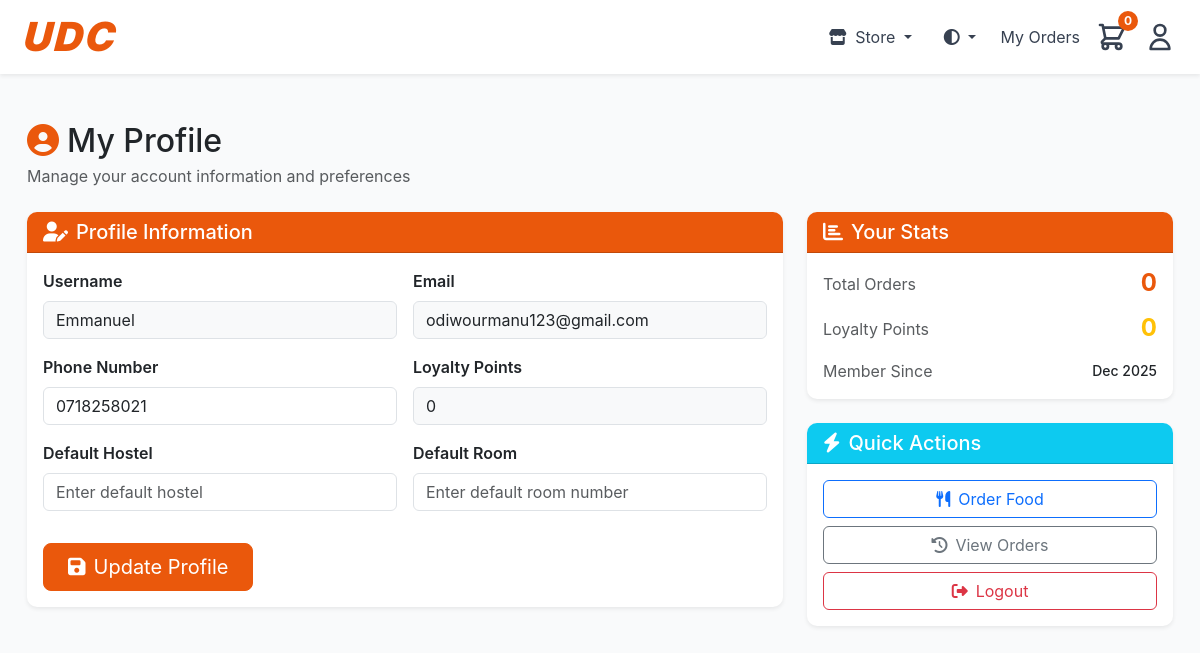
The page /profile/ (signed in) on the database as committed earlier.
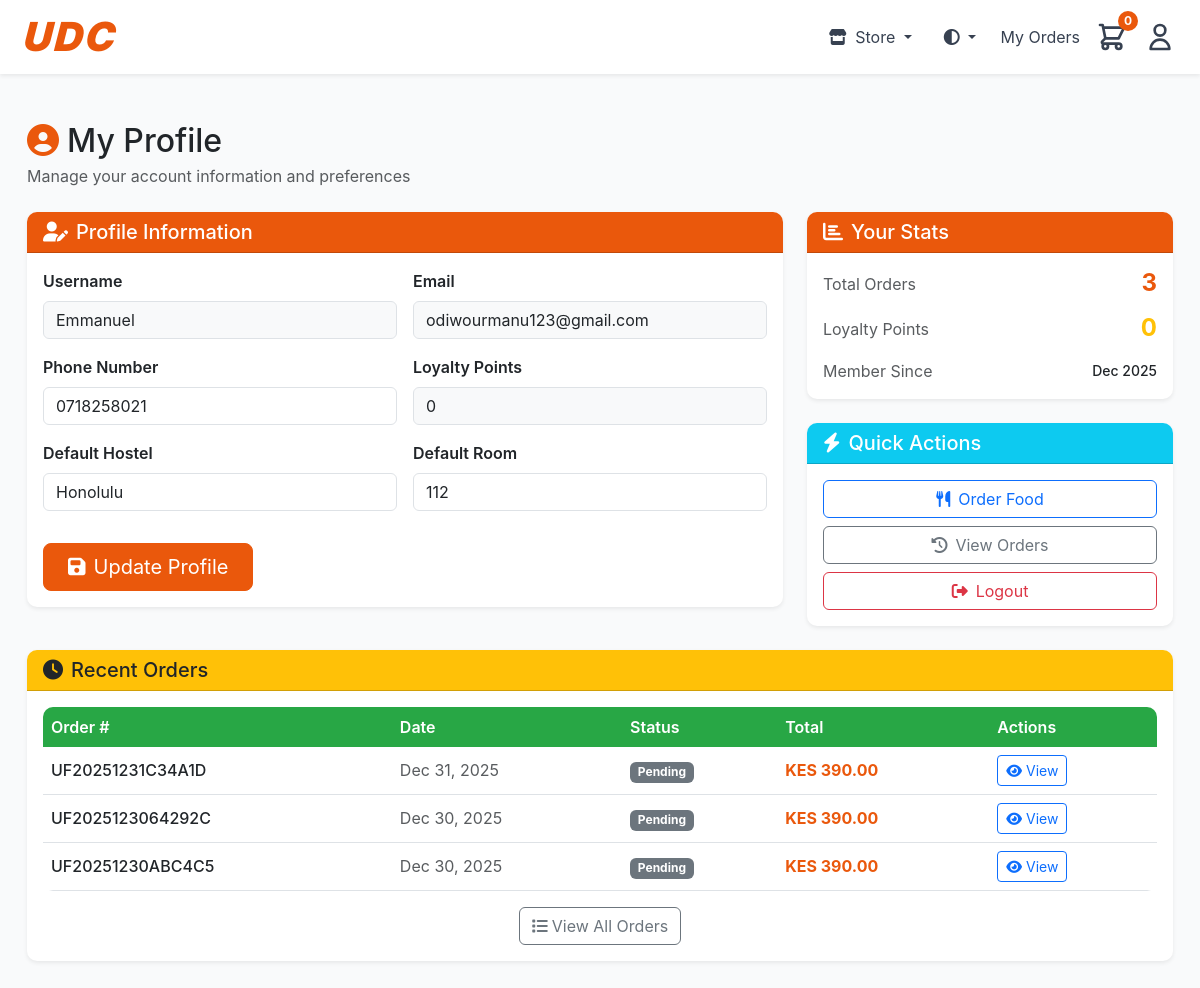
The same page on the database as committed later.
### urbanfoods/models.py (models this page shows, shortened)
class User(AbstractUser):
    phone_number = models.CharField(max_length=15, blank=True)
    default_hostel = models.CharField(max_length=100, blank=True)
    default_room = models.CharField(max_length=50, blank=True)
    student_email = models.EmailField(unique=True, null=True, blank=True)
    loyalty_points = models.IntegerField(default=0)
    is_verified = models.BooleanField(default=False)

class Order(models.Model):
    STATUS_CHOICES = [
        ('pending', ' Pending'),
        ('preparing', ' Preparing'),
        ('out_for_delivery', ' Out for Delivery'),
        ('delivered', ' Delivered'),
        ('cancelled', ' Cancelled'),
    ]
    order_number = models.CharField(max_length=20, unique=True, editable=False)
    user = models.ForeignKey(User, on_delete=models.CASCADE, related_name='orders')
    status = models.CharField(max_length=20, choices=STATUS_CHOICES, default='pending')
    hostel = models.CharField(max_length=100)
    room_number = models.CharField(max_length=50)
    phone_number = models.CharField(max_length=15)
    delivery_notes = models.TextField(blank=True)
    subtotal = models.DecimalField(max_digits=10, decimal_places=2)
    delivery_fee = models.DecimalField(max_digits=10, decimal_places=2, default=0)
    total = models.DecimalField(max_digits=10, decimal_places=2)
    created_at = models.DateTimeField(auto_now_add=True)
    updated_at = models.DateTimeField(auto_now=True)
    estimated_delivery = models.DateTimeField(null=True, blank=True)
    delivered_at = models.DateTimeField(null=True, blank=True)
    payment_method = models.CharField(max_length=10, choices=[('mpesa', 'MPESA')], default='mpesa')
    payment_status = models.CharField(max_length=20, choices=[
        ('pending', 'Pending'),
        ('processing', 'Processing'),
        ('completed', 'Completed'),
        ('failed', 'Failed'),
        ('cancelled', 'Cancelled')
    ], default='pending')
    payment_type = models.CharField(max_length=20, choices=[
        ('till', 'Till Number'),
        ('paybill', 'Paybill Number')
    ], blank=True, null=True)
    payment_completed_at = models.DateTimeField(null=True, blank=True)
    payment_failure_reason = models.TextField(blank=True, null=True)
    store_type = models.CharField(max_length=10, choices=[
        ('food', 'Food Store'),
        ('liquor', 'Liquor Store'),
        ('grocery', 'Grocery Shop')
    ], default='food')
    mpesa_checkout_request_id = models.CharField(max_length=50, blank=True, null=True)
    mpesa_receipt_number = models.CharField(max_length=20, blank=True, null=True)
    mpesa_transaction_date = models.CharField(max_length=20, blank=True, null=True)
    cancellation_reason = models.TextField(blank=True)
    rating = models.IntegerField(null=True, blank=True, validators=[MinValueValidator(1), MinValueValidator(5)])
    review = models.TextField(blank=True)
    class Meta:
        ordering = ['-created_at']

### urbanfoods/views.py (the view, shortened to what this page needs)
# urls.py: path('profile/', views.profile, name='profile'),
@login_required
def profile(request):
    recent_orders = Order.objects.filter(user=request.user)[:5]
    context = {
        'recent_orders': recent_orders,
    }
    return render(request, 'profile.html', context)

### urbanfoods/context_processors.py (called while the page is built)
def store_type(request):
    return {
        'store_type': request.session.get('store_type', 'food')
    }

### urbanfoods/templates/profile.html (shortened to what the changed rows need)
{% extends 'base.html' %}
{% load static %}
{% block content %}
<div class="container-fluid py-4">
    <div class="row mb-4">
        <div class="col-12">
            <h1 class="h2 mb-1 text-dark"><i class="fas fa-user-circle text-primary me-2"></i>My Profile</h1>
        </div>
    </div>
    <div class="row g-4">
        <div class="col-lg-8">
            <div class="card shadow-sm border-0">
                <div class="card-body">
                    <form method="post" class="row g-3">
                        <div class="col-md-6">
                            <label for="username" class="form-label fw-semibold">Username</label>
                            <input type="text" class="form-control bg-light" id="username" value="{{ user.username }}" readonly>
                        </div>
                        <div class="col-md-6">
                            <label for="email" class="form-label fw-semibold">Email</label>
                            <input type="email" class="form-control bg-light" id="email" value="{{ user.email }}" readonly>
                        </div>
                        <div class="col-md-6">
                            <label for="phone_number" class="form-label fw-semibold">Phone Number</label>
                            <input type="tel" class="form-control" id="phone_number" name="phone_number"
                                   value="{{ user.phone_number }}" placeholder="Enter phone number">
                        </div>
                        <div class="col-md-6">
                            <label for="loyalty_points" class="form-label fw-semibold">Loyalty Points</label>
                            <input type="text" class="form-control bg-light" id="loyalty_points" value="{{ user.loyalty_points }}" readonly>
                        </div>
                        <div class="col-md-6">
                            <label for="default_hostel" class="form-label fw-semibold">Default Hostel</label>
                            <input type="text" class="form-control" id="default_hostel" name="default_hostel"
                                   value="{{ user.default_hostel }}" placeholder="Enter default hostel">
                        </div>
                        <div class="col-md-6">
                            <label for="default_room" class="form-label fw-semibold">Default Room</label>
                            <input type="text" class="form-control" id="default_room" name="default_room"
                                   value="{{ user.default_room }}" placeholder="Enter default room number">
                        </div>
                    </form>
                </div>
            </div>
        </div>
        <div class="col-lg-4">
            <div class="card shadow-sm border-0 mb-4">
                <div class="card-body">
                        <div class="d-flex justify-content-between align-items-center mb-3">
                        <span class="text-muted">Total Orders</span>
                        <span class="h4 fw-bold mb-0" style="color: #ea580c;">{{ user.orders.count }}</span>
                    </div>
                    <div class="d-flex justify-content-between align-items-center mb-3">
                        <span class="text-muted">Loyalty Points</span>
                        <span class="h4 text-warning fw-bold mb-0">{{ user.loyalty_points }}</span>
                    </div>
                    <div class="d-flex justify-content-between align-items-center">
                        <span class="text-muted">Member Since</span>
                        <span class="small fw-medium">{{ user.date_joined|date:"M Y" }}</span>
                    </div>
                </div>
            </div>
        </div>
    </div>
    {% if recent_orders %}
    <div class="row mt-4">
        <div class="col-12">
            <div class="card shadow-sm border-0">
                <div class="card-header bg-warning text-dark">
                    <h5 class="mb-0"><i class="fas fa-clock me-2"></i>Recent Orders</h5>
                </div>
                <div class="card-body">
                    <div class="table-responsive">
                        <table class="table table-hover mb-0">
                            <thead class="table-light">
                                <tr>
                                    <th class="border-0 fw-semibold">Order #</th>
                                    <th class="border-0 fw-semibold">Date</th>
                                    <th class="border-0 fw-semibold">Status</th>
                                    <th class="border-0 fw-semibold">Total</th>
                                    <th class="border-0 fw-semibold">Actions</th>
                                </tr>
                            </thead>
                            <tbody>
                                {% for order in recent_orders %}
                                <tr class="align-middle">
                                    <td class="fw-medium">{{ order.order_number }}</td>
                                    <td class="text-muted">{{ order.created_at|date:"M d, Y" }}</td>
                                    <td>
                                        <span class="badge
                                            {% if order.status == 'delivered' %}bg-success
                                            {% elif order.status == 'cancelled' %}bg-danger
                                            {% else %}bg-secondary{% endif %}">
                                            {{ order.get_status_display }}
                                        </span>
                                    </td>
                                    <td class="fw-bold" style="color: #ea580c;">KES {{ order.total }}</td>
                                    <td>
                                        <a href="{% url 'order_detail' order.order_number %}" class="btn btn-outline-primary btn-sm">
                                            <i class="fas fa-eye me-1"></i>View
                                        </a>
                                    </td>
                                </tr>
                                {% endfor %}
                            </tbody>
                        </table>
                    </div>
                    <div class="text-center mt-3">
                        <a href="{% url 'my_orders' %}" class="btn btn-outline-secondary">
                            <i class="fas fa-list me-1"></i>View All Orders
                        </a>
                    </div>
                </div>
            </div>
        </div>
    </div>
    {% endif %}
</div>
{% endblock %}

Rows that differ between the two databases and show on the page:
changed User "Emmanuel": default_hostel (not shown) → "Honolulu"; default_room (not shown) → "112"; orders.count "0" → "3"
added Order: order_number "UF20251231C34A1D", created_at "Dec 31, 2025", status "Pending", total "390.00"
added Order: order_number "UF2025123064292C", created_at "Dec 30, 2025", status "Pending", total "390.00"
added Order: order_number "UF20251230ABC4C5", created_at "Dec 30, 2025", status "Pending", total "390.00"
Other text that changed with them:
text now shown: "Recent Orders Order # Date Status Total Actions View All Orders"
